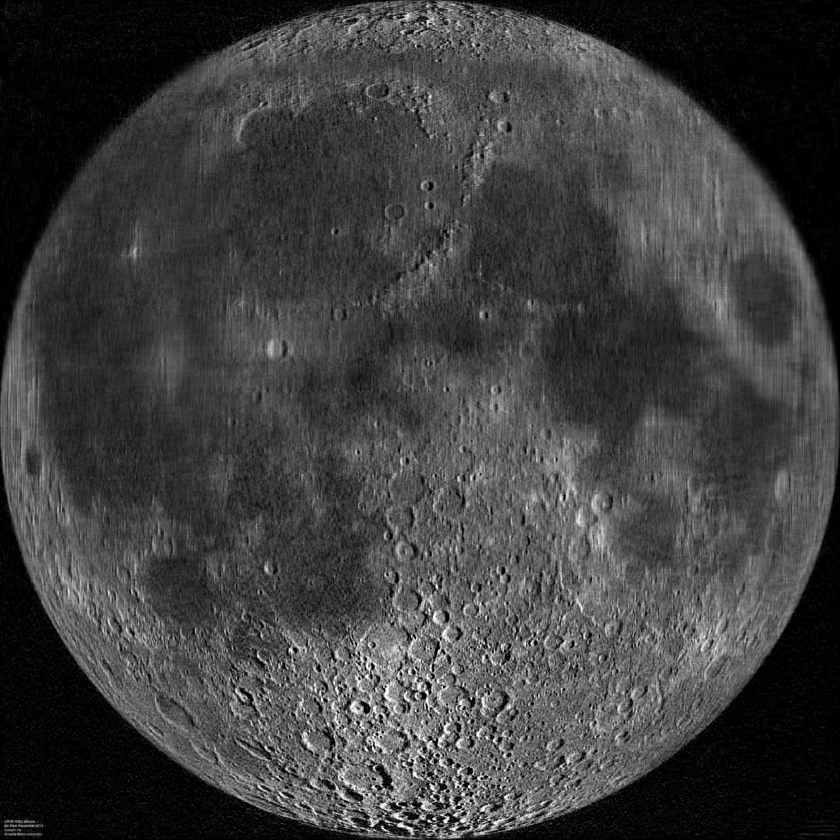
#> input picture m1.jpg, 840 x 840 px, shrunk from 3000 x 3000 before the run
$ python main.py
#> lines starting #> are read from the running program, lines starting #| are printed output that depends on the picture
#> the answer given: m1.jpg
#> the answer given: 3
import cv2
import numpy as np
import os  # For handling file paths

class ImageCompression:
    def __init__(self, image_path, k):
        self.image_path = image_path
        self.k = k
        self.image = None
        self.channels = []  # Store image channels as a list
        self.U = [None] * 3
        self.S = [None] * 3
        self.Vt = [None] * 3
        self.S_k = [None] * 3
        self.compressed_image = None

    def image_read(self):
        self.image = cv2.imread(self.image_path, cv2.IMREAD_COLOR)
#> self.image is the input picture: shape (840, 840, 3); min 0, max 255, mean 62.8
        if self.image is None:
            print("❌ Image data is not available")
            return None
        print("\n🔹 Original Image Shape:", self.image.shape)
#| 🔹 Original Image Shape: (840, 840, 3)
        return self.image

    def image_split_into_rgb_channel(self):
        self.channels = list(cv2.split(self.image))  # Convert tuple to list
#> self.channels = 3 items
        print("\n🔹 Image split into RGB channels:")
        for i, channel in enumerate(["Blue", "Green", "Red"]):
            print(f"\n📌 {channel} Channel Matrix Shape: {self.channels[i].shape}")
            print(f"{channel} Channel Matrix Before Compression:\n", self.channels[i])  # Print original matrix
#> this loop made 3 passes
#> (printed output is left out)

    def compute_svd(self):
        print("\n🔹 Computing SVD for each channel...")
        for i in range(3):
            U, S, Vt = np.linalg.svd(self.channels[i].astype(np.float32), full_matrices=False)
            self.U[i], self.S[i], self.Vt[i] = U, S, Vt
            print(f"\n🟢 SVD of {['Blue', 'Green', 'Red'][i]} Channel:")
            print(f"U Shape: {U.shape}, S Shape: {S.shape}, Vt Shape: {Vt.shape}")
#> this loop made 3 passes
#> pass 1, in compute_svd, `U, S, Vt = np.linalg.svd(self.channels[i].astype(np.float32), full_mat..`:
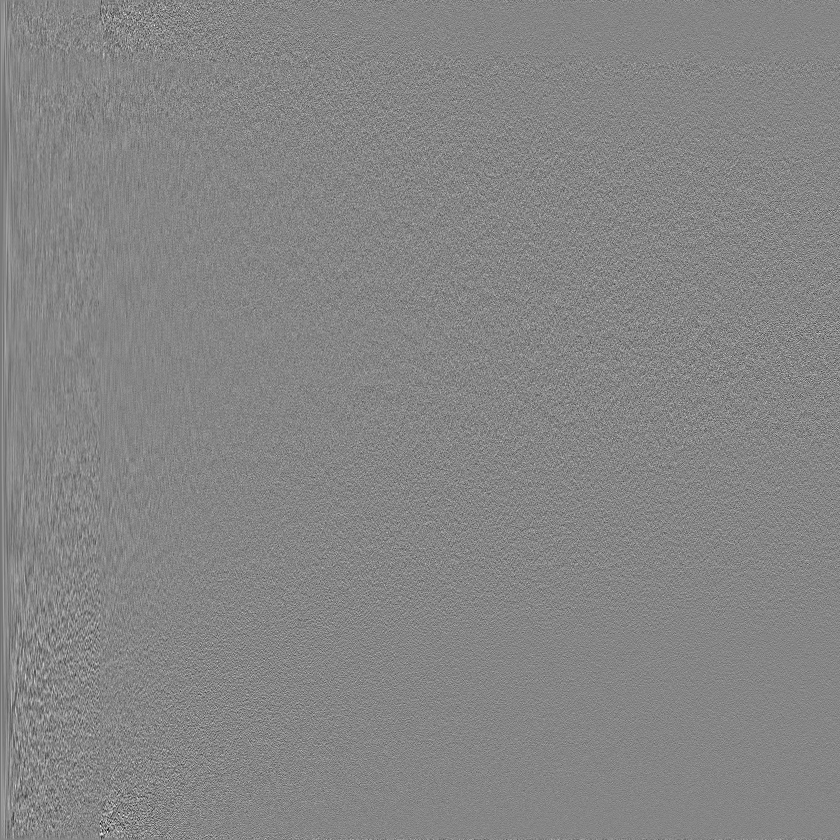
#> U: shape (840, 840) float32; min -0.334, max 0.303, mean -3.36e-05; drawn with min black and max white
#> after the loop, self.S = 3 items; self.U = 3 items; self.Vt = 3 items

    def compress_image(self):
        rows, cols = self.image.shape[:2]
#> rows = 840; cols = 840
        max_k = min(rows, cols)
#> max_k = 840

        if self.k < 1 or self.k > max_k:
            print(f"❌ Invalid k. k should be between 1 and {max_k}")
            return

        print(f"\n🔹 Compressing image using k = {self.k} singular values...")
        for i in range(3):
            self.U[i] = self.U[i][:, :self.k]
            self.S_k[i] = np.diag(self.S[i][:self.k])
            self.Vt[i] = self.Vt[i][:self.k, :]
#> after the loop, self.S_k = [[[56617.1, 0, 0], [0, 14686.6, 0], [0, 0, 10488.3]], [[56617.1, 0, 0], [0, 14686.6, 0], [0, 0, 10488.3]], [[56617.1, 0, 0], [0, 14686.6, 0], [0, 0, 10488.3]]]

    def reconstruct_channel_rgb_after_reducing_svd(self):
        print("\n🔹 Reconstructing RGB channels using reduced SVD...")
        for i in range(3):
            self.channels[i] = np.dot(self.U[i], np.dot(self.S_k[i], self.Vt[i]))
            self.channels[i] = np.clip(self.channels[i], 0, 255).astype(np.uint8)
            print(f"\n✅ Reconstructed {['Blue', 'Green', 'Red'][i]} Channel:")
            print(f"Reconstructed Shape: {self.channels[i].shape}")
            print(f"{['Blue', 'Green', 'Red'][i]} Channel Matrix After Compression:\n", self.channels[i])  # Print reconstructed matrix

    def merge_channel(self):
        self.compressed_image = cv2.merge(self.channels)
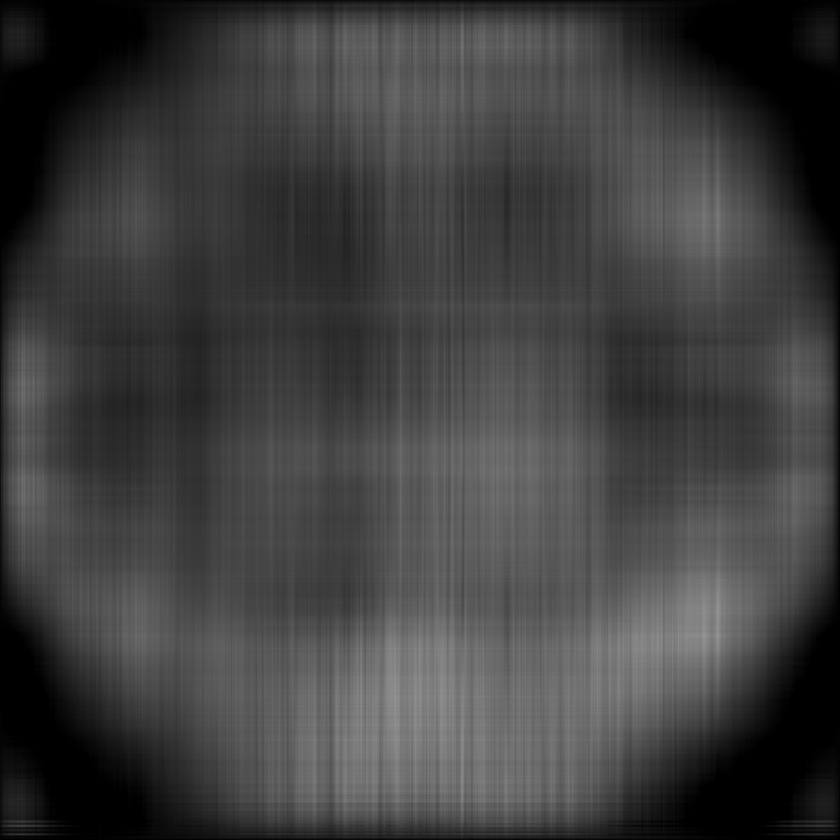
#> self.compressed_image: shape (840, 840, 3); min 0, max 148, mean 62.8
        print("\n🔹 Merging RGB channels into the final compressed image.")

    def display_image(self):
        cv2.imshow("Compressed Image", self.compressed_image)
        cv2.waitKey(0)
        cv2.destroyAllWindows()

    def save_compressed_image(self, output_path):
        if os.path.isdir(output_path):  # If user gives a directory, add a filename
            output_path = os.path.join(output_path, "compressed_image.jpg")

        success = cv2.imwrite(output_path, self.compressed_image)
        if success:
            print(f"\n✅ Image successfully saved at: {output_path}")
        else:
            print("❌ Failed to save the image. Check the path and format.")

if __name__ == "__main__":
    image_path = input("Enter the image path: ")
    k = int(input("Enter the value of k: "))

    compressor = ImageCompression(image_path, k)
    compressor.image_read()
    compressor.image_split_into_rgb_channel()
    compressor.compute_svd()
    compressor.compress_image()
    compressor.reconstruct_channel_rgb_after_reducing_svd()
    compressor.merge_channel()
    compressor.display_image()

    output_path = input("Enter Output Path: ")
#> the answer given: out.png
    compressor.save_compressed_image(output_path)
